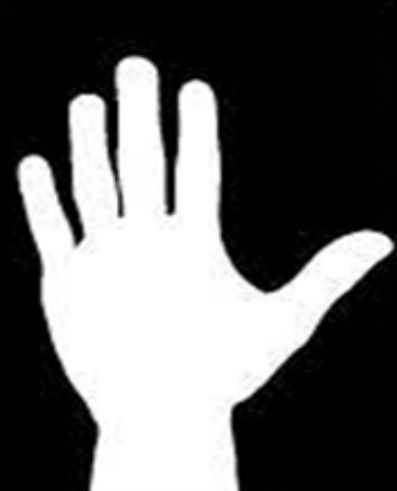
#> input picture Morphological_Operations_and_Contour_Detection_Algorithms/el.png, 397 x 491 px
$ jupyter execute Morphological_Operations_Contour_Detection.ipynb
#> lines starting #> are read from the running program, lines starting #| are printed output that depends on the picture; after the words box and inside, x2 and y2 are one past the last pixel; in counts of white or black regions, pixels touching at a corner belong together
[cell 1]
import cv2
import numpy as np
import matplotlib.pyplot as plt

[cell 2]
def display(img, title="Image", cmap='gray'):
    plt.figure(figsize=(12, 10))
    plt.imshow(img, cmap=cmap)
    plt.title(title)
    plt.axis('off')
    plt.show()

[cell 3]
#Görüntüyü yükleme
el = cv2.imread('el.png')
#> el is the input picture: shape (491, 397, 3); mean B, G, R 99.3, 99.3, 99.3
display(el)

[cell 4]
el_blur = cv2.medianBlur(el,7)
gray_el = cv2.cvtColor(el_blur,cv2.COLOR_BGR2GRAY)
ret, th1 = cv2.threshold(gray_el,160,255,cv2.THRESH_BINARY_INV)
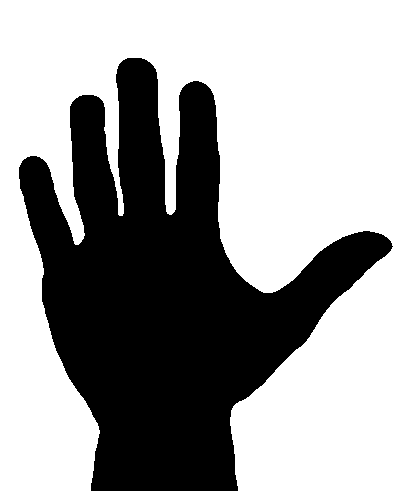
#> th1: shape (491, 397); 61.7% white; 1 black region, box (x1, y1, x2, y2) and area: (19, 58, 393, 491) 74580
display(th1)

[cell 5]
img = cv2.imread('el.png')
img = cv2.medianBlur(img, 7)
display(img)

[cell 6]
gray = cv2.cvtColor(img,cv2.COLOR_BGR2GRAY)
ret,thresh = cv2.threshold(gray,159,255,cv2.THRESH_BINARY_INV)
#> thresh: shape (491, 397); 61.7% white; 1 black region, box (x1, y1, x2, y2) and area: (19, 57, 393, 491) 74617
display(thresh)

[cell 7]
kernel = np.ones((3,3),np.uint8)
opening = cv2.morphologyEx(thresh,cv2.MORPH_OPEN,kernel,iterations=1)
display(opening)

[cell 8]
sure_bg = cv2.dilate(opening,kernel,iterations=1)
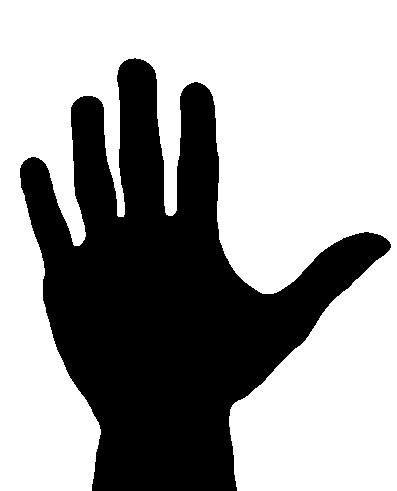
#> sure_bg: shape (491, 397); 62.9% white; 1 black region, box (x1, y1, x2, y2) and area: (20, 58, 391, 491) 72247
display(sure_bg)

[cell 9]
dist_transform = cv2.distanceTransform(opening,cv2.DIST_L2,maskSize=5)
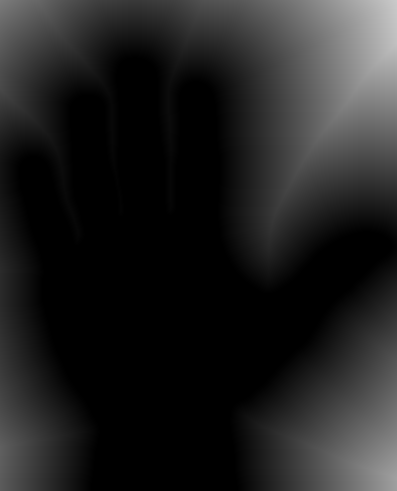
#> dist_transform: shape (491, 397) float32; min 0, max 202.7, mean 33
display(dist_transform)

[cell 10]
ret,sure_fg = cv2.threshold(dist_transform,0.003*dist_transform.max(),255,0)
#> ret = 0.608

display(sure_fg)

[cell 11]
sure_fg = np.uint8(sure_fg)

unknown = cv2.subtract(sure_bg,sure_fg)
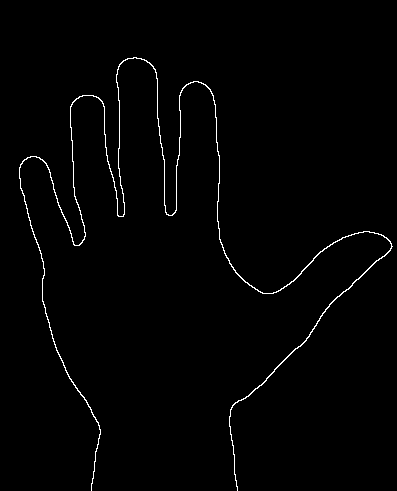
#> unknown: shape (491, 397); 1.2% white in thin lines or dots, all inside (x1, y1, x2, y2) = (19, 57, 393, 491)
display(unknown)

[cell 12]
ret, markers = cv2.connectedComponents(sure_fg)
#> ret = 2
markers = markers+255
#> markers: shape (491, 397) int32; values 255 (black) and 256 (white), 61.7% white; 1 black region

markers[unknown==255] = 0

display(markers)

[cell 13]
markers =cv2.watershed(img,markers)
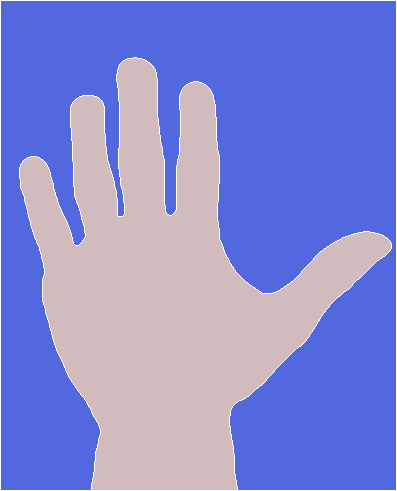
#> markers: shape (491, 397) int32; 3 distinct labels, from -1 to 256; one colour per label, 0 black, -1 white
display(markers)

[cell 14]
# Kontur bulma işlemi (RETR_CCOMP kullanarak)
contours, hierarchy = cv2.findContours(th1.copy(), cv2.RETR_CCOMP, cv2.CHAIN_APPROX_SIMPLE)
#> contours = 1 contour; box (x1, y1, x2, y2) and area: (0, 0, 397, 491) 118619

# Konturları kontrol edip çizme işlemi
for contour, h in zip(contours, hierarchy[0]):
    if h[3] == -1:  # Yalnızca en dış konturları seç
        cv2.drawContours(el, [contour], -1, (0, 255, 0), 1)
#> this loop made 1 pass
#> h on pass 1: [-1, -1, -1, -1]
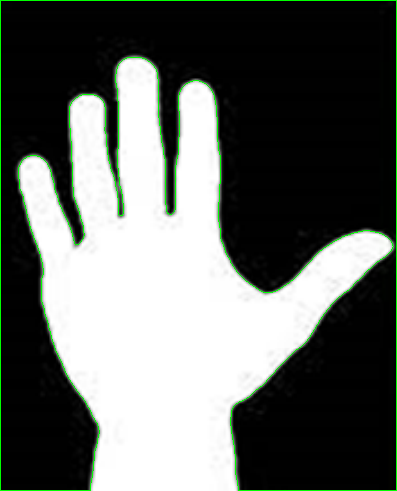
#> el: shape (491, 397, 3); mean B, G, R 98, 102.6, 98

display(el)

[cell 15]
image = cv2.flip(el, 1)
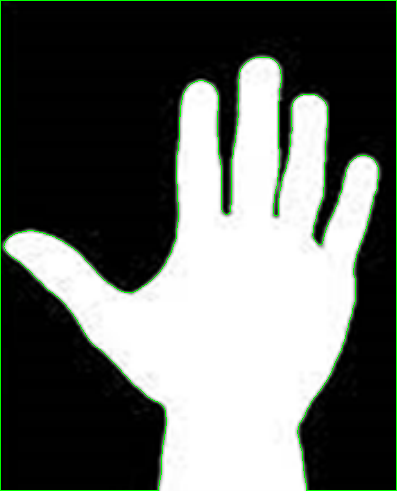
#> image: shape (491, 397, 3); mean B, G, R 98, 102.6, 98
el = image
display(el)
